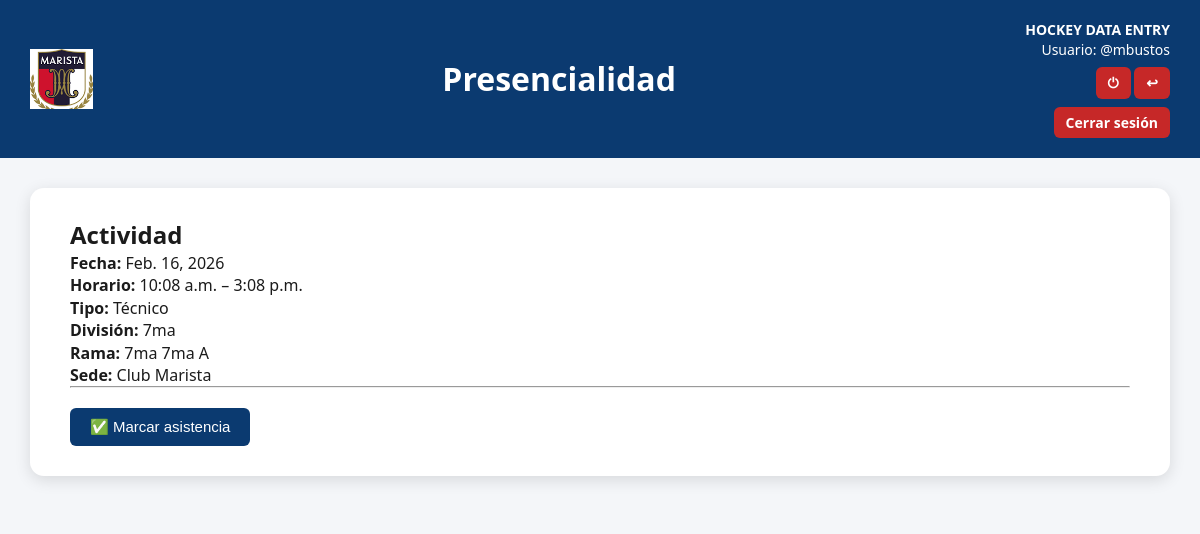
The app's page /actividad/139/presencialidad-entrenadores/ (signed in) with its own data.
### app_club/models.py (models this page shows, shortened)
class Actividad(models.Model):
    TIPO = [
        ('Técnico', 'Técnico'),
        ('Físico', 'Físico'),
        ('Partido', 'Partido'),
        ('Otra', 'Otra'),
    ]
    tipo = models.CharField(max_length=20, choices=TIPO)
    fecha = models.DateField()
    hora_inicio = models.TimeField()
    hora_fin = models.TimeField()
    division = models.ForeignKey(Division, on_delete=models.CASCADE)
    rama = models.ForeignKey(Rama, on_delete=models.CASCADE)
    sede = models.ForeignKey(
        Sede,
        on_delete=models.PROTECT,
        related_name="actividades",
        null=True,      # 👈 CLAVE
        blank=True
    )
    entrenadores = models.ManyToManyField(Entrenador, blank=True)
    ayudantes = models.ManyToManyField(Ayudante, blank=True)
    pfs = models.ManyToManyField(PF, blank=True)
    managers = models.ManyToManyField(Manager, blank=True)
    creado_por = models.ForeignKey(User, on_delete=models.SET_NULL, null=True, blank=True, related_name="actividades_creadas")
    creado_el = models.DateTimeField(default=timezone.now)
    modificado_por = models.ForeignKey(User, on_delete=models.SET_NULL, null=True, blank=True, related_name="actividades_modificadas")
    modificado_el = models.DateTimeField(auto_now=True)

class Division(models.Model):
    nombre = models.CharField(max_length=20)   # Ej: "6ta", "5ta", "7ma"
    def __str__(self):
        return self.nombre

class Rama(models.Model):
    nombre = models.CharField(max_length=10)   # "A", "B", "C"
    division = models.ForeignKey(Division, on_delete=models.CASCADE)
    def __str__(self):
        return f"{self.division.nombre} {self.nombre}"

class Sede(models.Model):
    TIPO = [
        ("club", "Club Marista"),
        ("otro_club", "Otro club"),
        ("otro", "Otro lugar"),
    ]
    nombre = models.CharField(max_length=100)
    tipo = models.CharField(max_length=20, choices=TIPO)
    lat= models.DecimalField(max_digits=9, decimal_places=6)
    long = models.DecimalField(max_digits=9, decimal_places=6)
    def __str__(self):
        return self.nombre

### app_club/views.py (the view, shortened to what this page needs)
# urls.py: path("actividad/<int:id>/presencialidad-entrenadores/",views.carga_presencialidad_entrenadores,
@login_required
def carga_presencialidad_entrenadores(request, id):
    actividad = get_object_or_404(Actividad, pk=id)
    user = request.user
    autorizado = False
    if hasattr(user, "entrenador") and actividad.entrenadores.filter(id=user.entrenador.id).exists():
        autorizado = True
    if hasattr(user, "ayudante") and actividad.ayudantes.filter(id=user.ayudante.id).exists():
        autorizado = True
    if hasattr(user, "pf") and actividad.pfs.filter(id=user.pf.id).exists():
        autorizado = True
    if not autorizado:
        return HttpResponseForbidden("No estás asignado a esta actividad.")
    """# Validar fecha y horario
    now = timezone.localtime()

    fecha_actividad = actividad.fecha
    hora_inicio = actividad.hora_inicio
    hora_fin = actividad.hora_fin

    # Verificar que sea el mismo día
    if now.date() != fecha_actividad:
        return JsonResponse(
            {"error": "Solo podés marcar presencialidad el día de la actividad"},
            status=400
        )

    # Verificar que esté dentro del rango horario
    if not (hora_inicio <= now.time() <= hora_fin):
        return JsonResponse(
            {"error": "Estás fuera del horario permitido para marcar presencialidad"},
            status=400
        )"""
    pres, _ = PresencialidadEntrenador.objects.get_or_create(
        actividad=actividad,
        usuario=user
    )
    return render(
        request,
        "app_club/presencialidad_entrenadores.html",
        {"actividad": actividad, "presencia": pres}
    )

### app_club/templates/app_club/presencialidad_entrenadores.html (shortened to what this page needs)
<!DOCTYPE html>
<html lang="es">
{% load static %}
<head>
    <link rel="stylesheet" href="{% static 'app_club/css/style_actividad.css' %}">
</head>
<body>
<div class="header">
    <img src="{% static 'img/logo_club.png' %}" alt="Logo">
    <h1>Presencialidad</h1>
    <div class="right-info">
        <div><strong>HOCKEY DATA ENTRY</strong></div>
        <div>Usuario: {{ user.username }}</div>
       <div>
            <a href="{% url 'logout' %}" class="logout-link">⏻</a>
            <a href="{% url 'app_club:areas' %}" class="logout-link">↩</a>
        </div>  <a href="{% url 'logout' %}" class="logout-link">Cerrar sesión</a>
    </div>
</div>
<div class="page-container">
    <div class="card-full">
        <h2>Actividad</h2>
        <p><strong>Fecha:</strong> {{ actividad.fecha }}</p>
        <p><strong>Horario:</strong> {{ actividad.hora_inicio }} – {{ actividad.hora_fin }}</p>
        <p><strong>Tipo:</strong> {{ actividad.get_tipo_display }}</p>
        <p><strong>División:</strong> {{ actividad.division }}</p>
        <p><strong>Rama:</strong> {{ actividad.rama }}</p>
        <p><strong>Sede:</strong> {{ actividad.sede }}</p>
        <hr>
    {% if not presencia.presente %}
        <button type="button" class="btn" id="btn-checkin"
        data-actividad="{{ actividad.id }}"
        data-csrf="{{ csrf_token }}">
            ✅ Marcar asistencia
      </button>
    {% else %}
        <div class="alert-success">
            ✔️ Ya marcaste tu asistencia
        </div>
    {% endif %}
    </div>
</div>
</body>
</html>

### app_club/static/app_club/css/style_actividad.css (style rules this page uses)
* { box-sizing: border-box; margin: 0; padding: 0; }
body { font-family: "Segoe UI", Arial, sans-serif; background: #F4F6F9; color: #1B1B1B; line-height: 1.4; }
.header { background: #0B3A70; color: white; padding: 20px 30px; display: flex; align-items: center; justify-content: space-between; }
.header img { height: 60px; }
.header h1 { font-size: 32px; font-weight: 700; flex: 1; text-align: center; }
.right-info { text-align: right; font-size: 14px; }
.logout-link { margin-top: 8px; display: inline-block; background: #C62828; color: white; padding: 6px 12px; border-radius: 6px; text-decoration: none; font-weight: bold; }
.page-container { width: 100%; display: flex; justify-content: center; padding: 30px 0; background: #F4F6F9; }
.card-full { width: 95%; max-width: 1300px; background: white; padding: 30px 40px; border-radius: 14px; box-shadow: 0 4px 16px rgba(0,0,0,0.12); }
.btn { background: #0B3A70; color: white; border: none; padding: 10px 20px; border-radius: 6px; cursor: pointer; font-size: 15px; margin-top: 20px; }

### records on screen
Actividad: fecha "Feb. 16, 2026", hora_inicio "10:08 a.m.", hora_fin "3:08 p.m.", tipo "Técnico", division "7ma", rama "7ma 7ma A", sede "Club Marista"

### other values on screen
{{ user.username }} "@mbustos"
